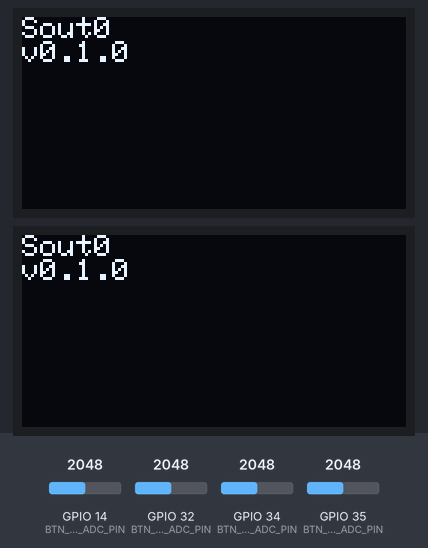
Bench run of a program on a simulated ESP32. On the bench: 2 × 128×64 one-colour display. The inputs (shaded band) are chosen by the test bench; at power-on: GPIO 32 (BTN_KBD3_ADC_PIN) = 2048, GPIO 14 (BTN_CTRL_ADC_PIN) = 2048, GPIO 34 (BTN_KBD1_ADC_PIN) = 2048, GPIO 35 (BTN_KBD2_ADC_PIN) = 2048 (analog values on the 0–4095 scale). Random numbers use the default seed unless the program sets one; nothing arrives over Bluetooth unless stated; a phone connects over Bluetooth LE 3 s after start; what the program prints to the serial monitor is not drawn.

Above: at 1.0 s.
At 1.8 s:
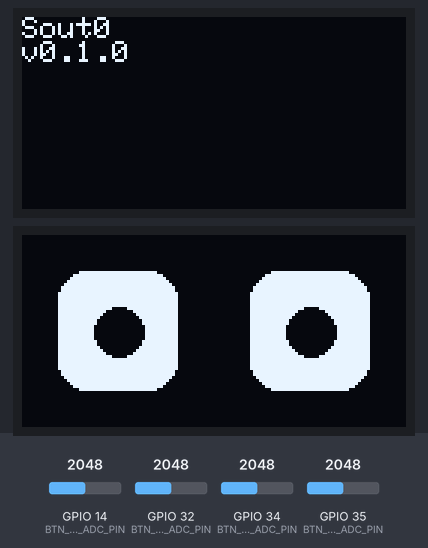
3.0 s: GPIO 32 (BTN_KBD3_ADC_PIN) set to 2866
6.0 s: GPIO 14 (BTN_CTRL_ADC_PIN) set to 2866
9.0 s: GPIO 34 (BTN_KBD1_ADC_PIN) set to 2866
10.8 s: GPIO 35 (BTN_KBD2_ADC_PIN) set to 2866
At 11.88 s:
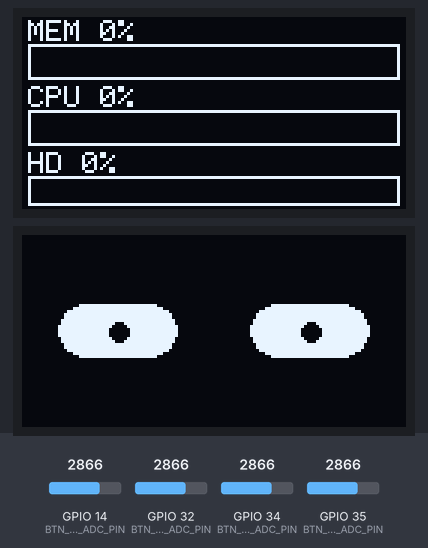
13.4 s: GPIO 14 (BTN_CTRL_ADC_PIN) set to 122
16.4 s: GPIO 32 (BTN_KBD3_ADC_PIN) set to 122
At 28.99 s:
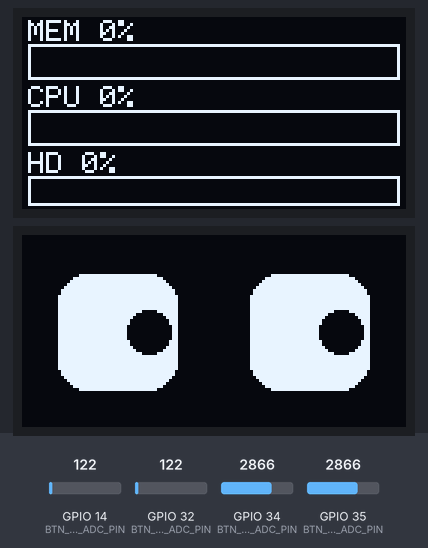

Measured:
- what the display in image 0 shows lasts 0.8 s, from 0.9 s to 1.7 s
- what the display in image 1 shows lasts 1.1 s, from 1.7 s to 2.8 s

The program:

main.cpp
```cpp
#include <Arduino.h>

#include "driver/gpio.h"
#include "driver/uart.h"
#include "esp_task_wdt.h"
#include "config.h"
#include "display.h"
#include "buttons.h"
#include "ble_reader.h"
#include <string>
#include <string.h>


void uart_init(int baudRate, int tx_io_num, int rx_io_num, uart_port_t uart_num)
{
    uart_config_t uart_config =
    {
        .baud_rate = BAUD_RATE,
        .data_bits = UART_DATA_8_BITS,
        .parity    = UART_PARITY_DISABLE,
        .stop_bits = UART_STOP_BITS_1,
        .flow_ctrl = UART_HW_FLOWCTRL_DISABLE,
    };

    uart_param_config(uart_num, &uart_config);
    uart_set_pin(uart_num, tx_io_num, rx_io_num, UART_PIN_NO_CHANGE, UART_PIN_NO_CHANGE);
    uart_driver_install(uart_num, BUF_SIZE * 2, 0, 0, NULL, 0);

}

void setup(){

    uart_init(BAUD_RATE, TX, RX, UART);

    //inicio_display_esquerdo();
    inicio_display_esquerdo();
    inicio_display_direito();

    analogReadResolution(12);
    analogSetPinAttenuation(BTN_KBD1_ADC_PIN, ADC_11db);
    analogSetPinAttenuation(BTN_KBD2_ADC_PIN, ADC_11db);
    analogSetPinAttenuation(BTN_KBD3_ADC_PIN, ADC_11db);
    analogSetPinAttenuation(BTN_CTRL_ADC_PIN, ADC_11db);


    std::string pkg = "VER: " + (std::string) VERSION + (std::string) "\r\n";
    uart_write_bytes(UART, (const char*) pkg.c_str(), pkg.length());

    xTaskCreatePinnedToCore(&task_display, "Display Task", 4096, NULL, 2, &display_handle, 0);
    xTaskCreatePinnedToCore(&task_buttons, "Buttons Task",   4096, NULL, 3, NULL,          0);
    xTaskCreatePinnedToCore(&task_ble_reader, "task_ble_reader", 4096, NULL, 1, NULL, 1);


    ui_request_redraw();
}

__attribute__((unused)) void loop()
{
    vTaskDelay(10 / portTICK_PERIOD_MS);
    esp_task_wdt_reset();
}
```

ble_reader.cpp
```cpp
#include "ble_reader.h"
#include "state.h"
#include "config.h"
#include <string.h>
#include <stdlib.h>
#include "driver/uart.h"

TaskHandle_t ble_reader_handle = NULL;

static BleReader *g_reader_instance = nullptr;

// ---- Callback de conexão/desconexão ----
class BleReaderServerCallback : public BLEServerCallbacks {
public:
    BleReader *reader;
    BleReaderServerCallback(BleReader *r) : reader(r) {}

    void onConnect(BLEServer *server) override {
        reader->_device_connected = true;
    }

    void onDisconnect(BLEServer *server) override {
        reader->_device_connected = false;
        // volta a anunciar pra aceitar nova conexão
        server->getAdvertising()->start();
    }
};

// ---- Callback de escrita na characteristic ----
class BleReaderWriteCallback : public BLECharacteristicCallbacks {
public:
    BleReader *reader;
    BleReaderWriteCallback(BleReader *r) : reader(r) {}

    void onWrite(BLECharacteristic *characteristic) override {
        std::string value = characteristic->getValue();
        if (value.length() > 0) {
            reader->on_data_received((const uint8_t *)value.data(), value.length());
        }
    }
};

BleReader::BleReader(size_t buffer_size)
    : _buffer_size(buffer_size), _line_len(0), _server(nullptr),
      _write_char(nullptr), _notify_char(nullptr), _device_connected(false)
{
    _line_buf = new uint8_t[_buffer_size];
    g_reader_instance = this;
}

void BleReader::init(const char *device_name,
                       const char *service_uuid,
                       const char *write_char_uuid,
                       const char *notify_char_uuid)
{
    _line_len = 0;
    memset(_line_buf, 0, _buffer_size);

    BLEDevice::init(device_name);
    BLEDevice::setMTU(185);

    _server = BLEDevice::createServer();
    _server->setCallbacks(new BleReaderServerCallback(this));

    BLEService *service = _server->createService(service_uuid);

    _write_char = service->createCharacteristic(
        write_char_uuid,
        BLECharacteristic::PROPERTY_WRITE
    );
    _write_char->setCallbacks(new BleReaderWriteCallback(this));

    _notify_char = service->createCharacteristic(
        notify_char_uuid,
        BLECharacteristic::PROPERTY_NOTIFY
    );
    _notify_char->addDescriptor(new BLE2902());

    service->start();

    BLEAdvertising *advertising = BLEDevice::getAdvertising();
    advertising->setMinPreferred(0x06);  // 6 * 1.25ms = 7.5ms
    advertising->setMaxPreferred(0x0C);  // 12 * 1.25ms = 15ms
    advertising->addServiceUUID(service_uuid);
    advertising->setScanResponse(true);
    BLEDevice::startAdvertising();
}

void BleReader::on_data_received(const uint8_t *data, size_t len)
{
    for (size_t i = 0; i < len; i++) {
        process_byte(data[i]);
    }
}

void BleReader::process_byte(uint8_t b)
{
    if (b == '\n' || b == '\r') {
        if (_line_len > 0) {
            handle_line();
            _line_len = 0;
        }
        return;
    }

    if (_line_len < _buffer_size - 1) {
        _line_buf[_line_len++] = b;
    } else {
        _line_len = 0; // linha grande demais, descarta
    }
}

// Espera algo como: STATS,CPU:12.3,MEM:64.7,DISK:78.1
bool BleReader::parse_stats_line(const char *line)
{
    if (strncmp(line, "STATS,", 6) != 0) {
        return false;
    }

    float cpu, mem, disk;
    int matched = sscanf(line, "STATS,CPU:%f,MEM:%f,DISK:%f", &cpu, &mem, &disk);

    if (matched != 3) {
        return false;
    }

    stats_cpu_pct = cpu;
    stats_mem_pct = mem;
    stats_disk_pct = disk;
    stats_last_update_ms = millis();

    return true;
}

void BleReader::send_line(const char *msg)
{
    if (_notify_char != nullptr && _device_connected) {
        _notify_char->setValue((uint8_t *)msg, strlen(msg));
        _notify_char->notify();
    }
}

void ble_send_line(const char *msg)
{
    if (g_reader_instance != nullptr) {
        g_reader_instance->send_line(msg);
    }
}

void BleReader::handle_line()
{
    _line_buf[_line_len] = '\0';
    const char *line = (const char *)_line_buf;

    // eco para fins de teste
    char out[160];
    snprintf(out, sizeof(out), "RECEBIDO: %s", line);
    send_line(out);

    // tenta interpretar como pacote de stats
    if (parse_stats_line(line)) {
        char confirm[96];
        snprintf(confirm, sizeof(confirm),
                 "STATS OK -> CPU:%.1f MEM:%.1f DISK:%.1f",
                 stats_cpu_pct, stats_mem_pct, stats_disk_pct);
        send_line(confirm);
    }
}

void BleReader::update()
{
    // BLE é orientado a evento (onWrite), então não há polling de bytes aqui.
}

// ---- task opcional ----
static BleReader reader(128);

void task_ble_reader(void *params)
{
    reader.init(
        "KBALX",
        "4fafc201-1fb5-459e-8fcc-c5c9c331914b",
        "beb5483e-36e1-4688-b7f5-ea07361b26a8",
        "beb5483e-36e1-4688-b7f5-ea07361b26a9"
    );

    while (true) {
        reader.update();
        vTaskDelay(pdMS_TO_TICKS(20));
    }
}
```

ble_reader.h
```cpp
#pragma once
#include <Arduino.h>
#include <BLEDevice.h>
#include <BLEServer.h>
#include <BLEUtils.h>
#include <BLE2902.h>

class BleReader {
public:
    BleReader(size_t buffer_size = 128);

    void init(const char *device_name,
               const char *service_uuid,
               const char *write_char_uuid,
               const char *notify_char_uuid);

    void update();

    // chamado internamente pelo callback de escrita BLE
    void on_data_received(const uint8_t *data, size_t len);
    void send_line(const char *msg);

    private:
    size_t _buffer_size;
    uint8_t *_line_buf;
    size_t _line_len;

    BLEServer *_server;
    BLECharacteristic *_write_char;
    BLECharacteristic *_notify_char;
    bool _device_connected;

    void process_byte(uint8_t b);
    void handle_line();
    bool parse_stats_line(const char *line);
    void send_response(const char *msg);

    friend class BleReaderWriteCallback;
    friend class BleReaderServerCallback;
};

void task_ble_reader(void *params);
void ble_send_line(const char *msg);
extern TaskHandle_t ble_reader_handle;
```

buttons.cpp
```cpp
#include "buttons.h"
#include "state.h"
#include "display.h"
#include "config.h"
#include "ble_reader.h"
#include "driver/uart.h"

#include <stdio.h>
#include <string.h>


static uint8_t classify_line(int raw) {
    if (raw >= BTN_TH_NAN) return 0; // nenhum
    if (raw >= BTN_TH_2)   return 3;
    if (raw >= BTN_TH_1)    return 2;
    return 1;
}

// Mapeia (linha, zona) -> Button_t
static Button_t map_ctrl(uint8_t zone) {
    switch (zone) {
        case 1: return BTN_UP;
        case 2: return BTN_SEL;
        case 3: return BTN_DOWN;
        default: return BTN_NONE;
    }
}

static Button_t map_kbd1(uint8_t zone) {
    switch (zone) {
        case 1: return BTN_1X1;
        case 2: return BTN_2X1;
        case 3: return BTN_3X1;
        default: return BTN_NONE;
    }
}

static Button_t map_kbd2(uint8_t zone) {
    switch (zone) {
        case 1: return BTN_1X2;
        case 2: return BTN_2X2;
        case 3: return BTN_3X2;
        default: return BTN_NONE;
    }
}

static Button_t map_kbd3(uint8_t zone) {
    switch (zone) {
        case 1: return BTN_1X3;
        case 2: return BTN_2X3;
        case 3: return BTN_3X3;
        default: return BTN_NONE;
    }
}

// ---- nome legível de cada botão, para debug via UART ----
static const char *btn_name(Button_t b) {
    switch (b) {
        case BTN_NONE: return "NONE";
        case BTN_UP:   return "BTN_UP";
        case BTN_DOWN: return "BTN_DOWN";
        case BTN_SEL:  return "BTN_SEL";
        case BTN_1X1:  return "BTN_1X1";
        case BTN_1X2:  return "BTN_1X2";
        case BTN_1X3:  return "BTN_1X3";
        case BTN_2X1:  return "BTN_2X1";
        case BTN_2X2:  return "BTN_2X2";
        case BTN_2X3:  return "BTN_2X3";
        case BTN_3X1:  return "BTN_3X1";
        case BTN_3X2:  return "BTN_3X2";
        case BTN_3X3:  return "BTN_3X3";
        default:       return "UNKNOWN";
    }
}

static void uart_print_button(Button_t b) {
    char msg[48];
    int n = snprintf(msg, sizeof(msg), "%s\n", btn_name(b));
    ble_send_line(msg);
    uart_write_bytes(UART, msg, n);


}

static void ui_press(Button_t b, bool repeat) {
    int step = repeat ? 1 : 2;
    ble_send_line(("BTN_TS:" + String(millis()) + "\n").c_str());

    uart_print_button(b);

    switch (b) {
        case BTN_UP:
            if (current_screen == 0) {
                current_screen = (Screen_t)(SCR_COUNT - 1);
            } else {
                current_screen = (Screen_t)(current_screen - 1);
            }
            break;

        case BTN_DOWN:
            current_screen = (Screen_t)((current_screen + 1) % SCR_COUNT);
            break;

        case BTN_SEL:
            break;

        default:
            break;
    }

    ui_request_redraw();
}


static void ui_long_press(Button_t b) {
    if (b != BTN_SEL) return;

    const char *msg = "Botao: SEL (long press)\n";
    //uart_write_bytes(UART, msg, strlen(msg));

    // TODO: ajuste os cases abaixo para os nomes reais do seu enum Screen_t
    switch (current_screen) {
        case SCR_NUM_BICOS:
            ui_request_redraw();
            break;

        case SCR_BLE_CHK:
            ui_request_redraw();
            break;

        default:
            ui_request_redraw();
            break;
    }
}

// Estado de debounce/hold/repeat para uma linha analógica
struct ButtonLine {
    int adc_pin;
    Button_t (*map_fn)(uint8_t zone);

    Button_t current   = BTN_NONE;
    Button_t candidate = BTN_NONE;
    uint8_t  samples   = 0;
    TickType_t press_start = 0;
    TickType_t last_repeat = 0;
    bool long_fired = false;

    // construtor explícito: resolve o erro de inicialização por lista
    ButtonLine(int pin, Button_t (*fn)(uint8_t))
        : adc_pin(pin), map_fn(fn) {}
};

static void process_line(ButtonLine &line, TickType_t tick) {

    int raw = analogRead(line.adc_pin);
    // char msg[16];
    // int len = snprintf(msg, sizeof(msg), "%d\r\n", raw);
    // uart_write_bytes(UART, msg, len);

    uint8_t zone = classify_line(raw);
    Button_t now = line.map_fn(zone);

    if (now == line.candidate) {
        if (line.samples < BTN_STABLE_SAMPLES) line.samples++;
    } else {
        line.candidate = now;
        line.samples = 0;
    }

    if (line.samples >= BTN_STABLE_SAMPLES && line.candidate != line.current) {
        line.current = line.candidate;

        if (line.current != BTN_NONE) { // borda de descida (ação imediata)
            line.press_start = tick;
            line.last_repeat = tick;
            line.long_fired  = false;
            ui_press(line.current, false);
        }
    }
    else if (line.current != BTN_NONE && line.candidate == line.current) {
        TickType_t held = tick - line.press_start;

        if (line.current == BTN_SEL) {
            if (!line.long_fired && held >= pdMS_TO_TICKS(BTN_LONG_MS)) {
                line.long_fired = true;
                ui_long_press(BTN_SEL);
            }
        } else {
            if (held >= pdMS_TO_TICKS(BTN_HOLD_MS) &&
                (tick - line.last_repeat) >= pdMS_TO_TICKS(BTN_REPEAT_MS)) {
                line.last_repeat = tick;
                ui_press(line.current, true);
            }
        }
    }
}

void task_buttons(void *params) {

    static ButtonLine lines[] = {
        { BTN_CTRL_ADC_PIN, map_ctrl },
        { BTN_KBD1_ADC_PIN, map_kbd1 },
        { BTN_KBD2_ADC_PIN, map_kbd2 },
        { BTN_KBD3_ADC_PIN, map_kbd3 },
    };

    const int num_lines = sizeof(lines) / sizeof(lines[0]);

    while (true) {

        // char msg[48] = "teste";
        // int len = strlen(msg);
        // uart_write_bytes(UART, msg, len);

        TickType_t tick = xTaskGetTickCount();

        for (int i = 0; i < num_lines; i++) {
            process_line(lines[i], tick);
        }

        vTaskDelay(BTN_SAMPLE_MS / portTICK_PERIOD_MS);
    }
}
```

buttons.h
```cpp
#pragma once

#include <Arduino.h>

void task_buttons(void *params);
```

display.cpp
```cpp
#include "display.h"
#include "config.h"
#include "driver/uart.h"
#include "eyes.h"
#include "monitor.h"

#include <Wire.h>
#include <Adafruit_GFX.h>
#include <Adafruit_SSD1306.h>
#include <stdio.h>
#include <string.h>

TaskHandle_t display_handle = NULL;

// Dois barramentos I2C de hardware distintos do ESP32
static TwoWire WireEsq = TwoWire(0);
static TwoWire WireDir = TwoWire(1);

static Adafruit_SSD1306 display_esq(SCREEN_WIDTH, SCREEN_HEIGHT, &WireEsq, OLED_RESET);
static Adafruit_SSD1306 display_dir(SCREEN_WIDTH, SCREEN_HEIGHT, &WireDir, OLED_RESET);

static bool display_ok_esq = false;
static bool display_ok_dir = false;

static void mostrar_boot_screen(Adafruit_SSD1306 &disp)
{
    disp.clearDisplay();
    disp.setTextColor(SSD1306_WHITE);
    disp.setTextSize(1);
    disp.setCursor(0, 0);
    disp.println("Sout0");
    disp.println("v" VERSION);
    disp.display();
}

void inicio_display_esquerdo()
{
    WireEsq.begin(OLED_SDA, OLED_SCL);

    display_ok_esq = display_esq.begin(SSD1306_SWITCHCAPVCC, SCREEN_ADDRESS);
    if (!display_ok_esq)
    {
        const char *msg = "Notice: OLED esquerdo not found\n";
        uart_write_bytes(UART, msg, strlen(msg));
        return;
    }

    mostrar_boot_screen(display_esq);
    monitor_init();
    delay(800);
}

void inicio_display_direito()
{
    WireDir.begin(OLED2_SDA, OLED2_SCL);

    display_ok_dir = display_dir.begin(SSD1306_SWITCHCAPVCC, SCREEN_ADDRESS);
    if (!display_ok_dir) {
        const char *msg = "Notice: OLED direito not found\n";
        uart_write_bytes(UART, msg, strlen(msg));
        return;
    }
    mostrar_boot_screen(display_dir);
    delay(800);
}

void ui_request_redraw()
{
    if (display_handle != NULL)
    {
        xTaskNotifyGive(display_handle);
    }
}

static const int look_sequence[][2] = {
    {0, 0},
    {1, 0},
    {0, 0},
    {-1, 0},
    {0, 0},
    {0, -1},
    {0, 0},
    {0, 1},
};
static const int look_sequence_len = sizeof(look_sequence) / sizeof(look_sequence[0]);

void task_display(void *params)
{
    unsigned long last_blink = millis();
    unsigned long next_blink_interval = 3000;

    unsigned long last_look_change = millis();
    unsigned long look_hold_ms = 1500;
    int look_index = 0;

    unsigned long last_monitor_sample = millis();
    const unsigned long monitor_interval_ms = 1000;

    while (true)
    {
        ulTaskNotifyTake(pdTRUE, DISPLAY_REFRESH_MS / portTICK_PERIOD_MS);

        unsigned long now = millis();

        if (now - last_blink > next_blink_interval) {
            eyes_blink();
            last_blink = now;
            next_blink_interval = 2500 + (rand() % 3000);
        }

        if (now - last_look_change > look_hold_ms) {
            look_index = (look_index + 1) % look_sequence_len;
            eyes_look(look_sequence[look_index][0], look_sequence[look_index][1]);
            last_look_change = now;
        }

        if (display_ok_dir) {
            eyes_draw(display_dir);
        }

        if (display_ok_esq && (now - last_monitor_sample > monitor_interval_ms)) {
            monitor_update();
            monitor_draw(display_esq);
            last_monitor_sample = now;
        }
    }
}
```

display.h
```cpp
#pragma once

#include <Arduino.h>
#include "freertos/FreeRTOS.h"
#include "freertos/task.h"

extern TaskHandle_t display_handle;

// Inicializa o OLED. Chamar uma vez no setup().
void inicio_display_esquerdo();
void inicio_display_direito();


// Task que redesenha a tela atual periodicamente (ou quando notificada
// via ui_request_redraw()).
void task_display(void *params);

// Acorda a task_display imediatamente, sem esperar o proximo timeout de
// refresh. Pode ser chamada de qualquer task (buttons, pulse, ble).
void ui_request_redraw();
```

eyes.h
```cpp
#pragma once
#include <Adafruit_GFX.h>
#include <Adafruit_SSD1306.h>
#include <Arduino.h>

// Configuração visual dos olhos (compartilhada pelos dois)
namespace EyeConfig {
    constexpr int EYE_W    = 40;
    constexpr int EYE_H    = 40;
    constexpr int RADIUS   = 10;
    constexpr int PUPIL_R  = 8;

    constexpr int LEFT_CX  = 32;
    constexpr int RIGHT_CX = 96;
    constexpr int CY       = 32;
}

void eyes_look(int dx, int dy);                    // dx, dy: -1, 0, 1
void eyes_blink(uint16_t duration_ms = 180);
void eyes_draw(Adafruit_SSD1306 &disp);
```

monitor.h
```cpp
#pragma once
#include <Adafruit_GFX.h>
#include <Adafruit_SSD1306.h>
#include <Arduino.h>

void monitor_init();
void monitor_update();                 // chame periodicamente (ex.: 1x/seg)
void monitor_draw(Adafruit_SSD1306 &disp);
```

Source omitted: eyes.cpp (1858 bytes), monitor.cpp (2474 bytes), state.cpp (395 bytes), state.h (2077 bytes), config.h (1673 bytes)
